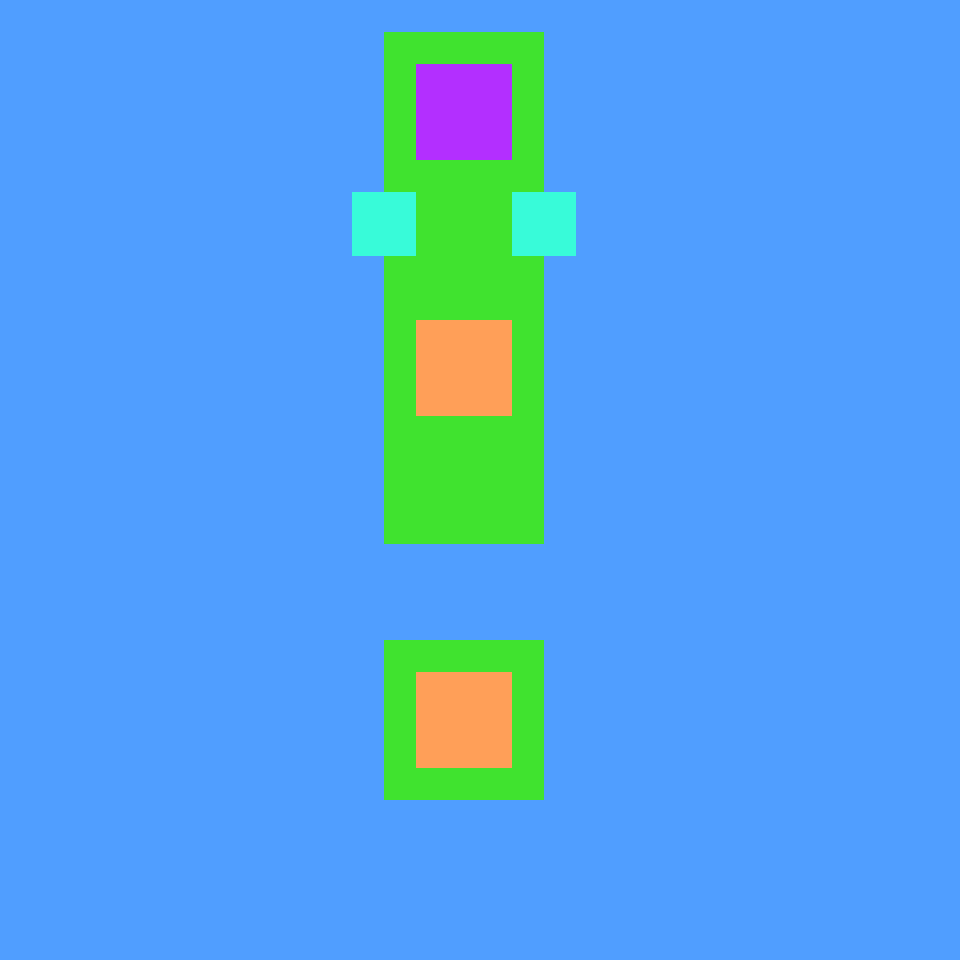

This is a level from a 2D game, rendered from its Tiled map with the project's own tilesets. A one-line summary and the complete map file follow:
An orthogonal 30x30 tile map with 32x32 px tiles, 1 tile layer (Tile Layer 1) and 8 objects (2x floor, 2x wall, 2x scale, start, exit).

<map version="1.0" orientation="orthogonal" renderorder="right-down" width="30" height="30" tilewidth="32" tileheight="32" nextobjectid="18">
 <tileset firstgid="1" name="block_tileset" tilewidth="32" tileheight="32" tilecount="9">
  <image source="../../images/block_tileset.png" width="96" height="96" />
 </tileset>
 <layer name="Tile Layer 1" width="30" height="30">
  <data encoding="csv">
1,1,1,1,1,1,1,1,1,1,1,1,1,1,1,1,1,1,1,1,1,1,1,1,1,1,1,1,1,1,
1,1,1,1,1,1,1,1,1,1,1,1,3,3,3,3,3,1,1,1,1,1,1,1,1,1,1,1,1,1,
1,1,1,1,1,1,1,1,1,1,1,1,3,6,6,6,3,1,1,1,1,1,1,1,1,1,1,1,1,1,
1,1,1,1,1,1,1,1,1,1,1,1,3,6,6,6,3,1,1,1,1,1,1,1,1,1,1,1,1,1,
1,1,1,1,1,1,1,1,1,1,1,1,3,6,6,6,3,1,1,1,1,1,1,1,1,1,1,1,1,1,
1,1,1,1,1,1,1,1,1,1,1,1,3,3,3,3,3,1,1,1,1,1,1,1,1,1,1,1,1,1,
1,1,1,1,1,1,1,1,1,1,1,7,7,3,3,3,7,7,1,1,1,1,1,1,1,1,1,1,1,1,
1,1,1,1,1,1,1,1,1,1,1,7,7,3,3,3,7,7,1,1,1,1,1,1,1,1,1,1,1,1,
1,1,1,1,1,1,1,1,1,1,1,1,3,3,3,3,3,1,1,1,1,1,1,1,1,1,1,1,1,1,
1,1,1,1,1,1,1,1,1,1,1,1,3,3,3,3,3,1,1,1,1,1,1,1,1,1,1,1,1,1,
1,1,1,1,1,1,1,1,1,1,1,1,3,5,5,5,3,1,1,1,1,1,1,1,1,1,1,1,1,1,
1,1,1,1,1,1,1,1,1,1,1,1,3,5,5,5,3,1,1,1,1,1,1,1,1,1,1,1,1,1,
1,1,1,1,1,1,1,1,1,1,1,1,3,5,5,5,3,1,1,1,1,1,1,1,1,1,1,1,1,1,
1,1,1,1,1,1,1,1,1,1,1,1,3,3,3,3,3,1,1,1,1,1,1,1,1,1,1,1,1,1,
1,1,1,1,1,1,1,1,1,1,1,1,3,3,3,3,3,1,1,1,1,1,1,1,1,1,1,1,1,1,
1,1,1,1,1,1,1,1,1,1,1,1,3,3,3,3,3,1,1,1,1,1,1,1,1,1,1,1,1,1,
1,1,1,1,1,1,1,1,1,1,1,1,3,3,3,3,3,1,1,1,1,1,1,1,1,1,1,1,1,1,
1,1,1,1,1,1,1,1,1,1,1,1,1,1,1,1,1,1,1,1,1,1,1,1,1,1,1,1,1,1,
1,1,1,1,1,1,1,1,1,1,1,1,1,1,1,1,1,1,1,1,1,1,1,1,1,1,1,1,1,1,
1,1,1,1,1,1,1,1,1,1,1,1,1,1,1,1,1,1,1,1,1,1,1,1,1,1,1,1,1,1,
1,1,1,1,1,1,1,1,1,1,1,1,3,3,3,3,3,1,1,1,1,1,1,1,1,1,1,1,1,1,
1,1,1,1,1,1,1,1,1,1,1,1,3,5,5,5,3,1,1,1,1,1,1,1,1,1,1,1,1,1,
1,1,1,1,1,1,1,1,1,1,1,1,3,5,5,5,3,1,1,1,1,1,1,1,1,1,1,1,1,1,
1,1,1,1,1,1,1,1,1,1,1,1,3,5,5,5,3,1,1,1,1,1,1,1,1,1,1,1,1,1,
1,1,1,1,1,1,1,1,1,1,1,1,3,3,3,3,3,1,1,1,1,1,1,1,1,1,1,1,1,1,
1,1,1,1,1,1,1,1,1,1,1,1,1,1,1,1,1,1,1,1,1,1,1,1,1,1,1,1,1,1,
1,1,1,1,1,1,1,1,1,1,1,1,1,1,1,1,1,1,1,1,1,1,1,1,1,1,1,1,1,1,
1,1,1,1,1,1,1,1,1,1,1,1,1,1,1,1,1,1,1,1,1,1,1,1,1,1,1,1,1,1,
1,1,1,1,1,1,1,1,1,1,1,1,1,1,1,1,1,1,1,1,1,1,1,1,1,1,1,1,1,1,
1,1,1,1,1,1,1,1,1,1,1,1,1,1,1,1,1,1,1,1,1,1,1,1,1,1,1,1,1,1
</data>
 </layer>
 <objectgroup name="Floors">
  <object id="1" name="floor" x="384" y="29" width="158" height="514" />
  <object id="2" name="floor" x="384" y="639" width="161" height="162" />
 </objectgroup>
 <objectgroup name="Walls">
  <object id="13" name="wall" x="355" y="180" width="61" height="86" />
  <object id="16" name="wall" x="512" y="180" width="61" height="86" />
 </objectgroup>
 <objectgroup name="Locations">
  <properties>
   <property name="destination" value="level1.tmx" />
  </properties>
  <object id="4" name="start" x="448" y="768" width="32" height="32" />
 </objectgroup>
 <objectgroup name="ScaleFloors">
  <object id="7" name="scale" x="417" y="673" width="93" height="93" />
  <object id="11" name="scale" x="416" y="321" width="93" height="93" />
 </objectgroup>
 <objectgroup name="Exits">
  <object id="17" name="exit" x="414" y="62" width="97" height="96">
   <properties>
    <property name="scale" value="1" />
   </properties>
  </object>
 </objectgroup>
</map>
